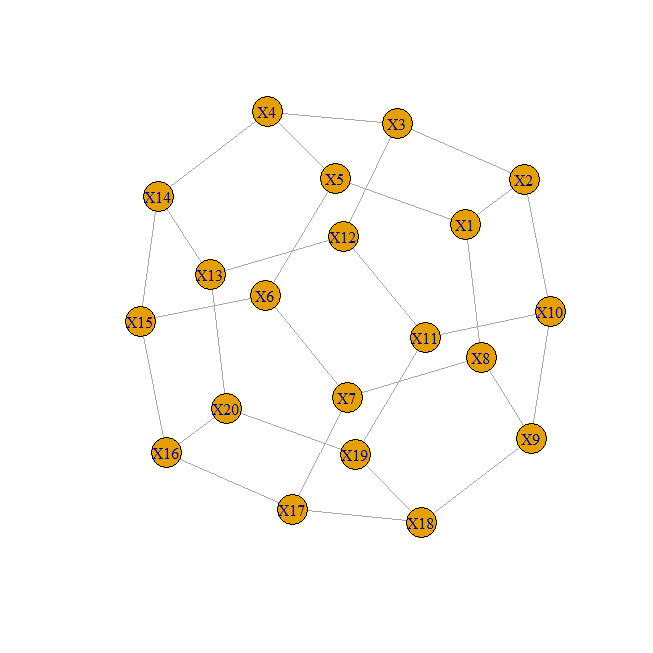

R code for this plot:
library(igraph)
my_data <- read.csv(file.choose(),header=TRUE,row.names=1)
my_matrix <- as.matrix(my_data)
my_second_network <- graph.adjacency(my_matrix,mode="undirected",diag=FALSE)
plot(my_second_network)
